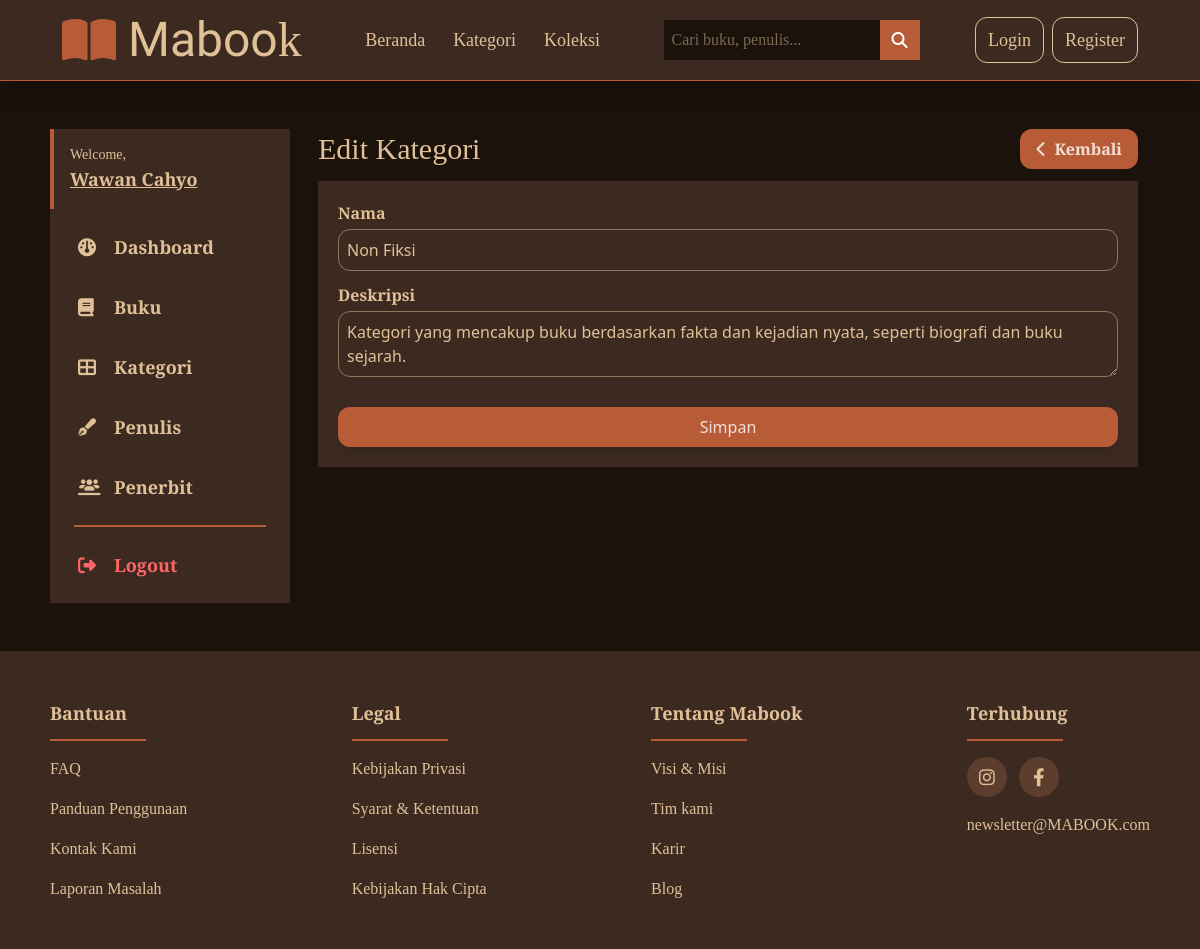
The page /admin/category-update.php?id=4 on the database its author committed.
### tables this page shows
CREATE TABLE `categories` (
  `id` bigint UNSIGNED NOT NULL,
  `name` varchar(255) NOT NULL,
  `description` mediumtext NOT NULL
);

### config/config.php (called while the page is built, shortened)
<?php
$old = $_SESSION['old'] ?? null;

### functions/categories.php (called while the page is built, shortened)
<?php
require_once __DIR__ . '/../config/db.php';
function getCategory($id)
{
    global $conn;
    $stmt = $conn->prepare('SELECT * FROM categories WHERE id = ?');
    $stmt->bind_param('i', $id);
    $stmt->execute();
    return $stmt->get_result()->fetch_assoc();
}

### admin/category-update.php (the view, shortened to what this page needs)
<?php require_once(__DIR__ . '/../config/config.php') ?>
<?php require_once(__DIR__ . '/../functions/categories.php') ?>
<?php
$id = $_GET['id'];
$category = getCategory($id);
?>
<!DOCTYPE html>
<html lang="en">
<head>
    <link rel="stylesheet" href="https://cdnjs.cloudflare.com/ajax/libs/font-awesome/6.4.0/css/all.min.css">
    <link rel="stylesheet" href="/mabook/src/output.css">
</head>
<body class="bg-[url('https://www.transparenttextures.com/patterns/black-paper.png')] bg-[#1A120B]">
    <?php require_once(__DIR__ . '/../include/header.php') ?>
    <div class="w-11/12 max-w-[1200px] mx-auto mt-12 flex items-start gap-4 relative">
        <?php require_once(__DIR__ . '/../include/admin-sidebar.php') ?>
        <div class="w-full px-3">
            <div>
                <div class="font-crimson text-mabook-light flex justify-between items-center">
                    <div class="text-3xl">Edit Kategori</div>
                    <a href="categories.php" class="bg-mabook-midtone text-white/80 py-2 px-4 rounded-xl duration-200 hover:-translate-y-0.5 active:translate-y-1">
                        <div class="flex gap-2 items-center font-semibold">
                            <i class="fas fa-chevron-left"></i>
                            Kembali
                        </div>
                    </a>
                </div>
                <div class="bg-mabook-primary w-full p-5 mt-3">
                    <form action="" method="POST">
                        <div class="mb-3">
                            <label for="name" class="mabook-label">Nama</label>
                            <input type="text" id="name" name="name" value="<?= $old['name'] ?? $category['name'] ?>" class="mabook-form-control" placeholder="Tuliskan nama penulis...">
                        </div>
                        <div class="mb-3">
                            <label for="description" class="mabook-label">Deskripsi</label>
                            <textarea name="description" id="description" placeholder="Tuliskan deskripsi tentang penulis..." class="mabook-form-control"><?= $old['description'] ?? $category['description'] ?></textarea>
                        </div>
                        <button class="mabook-btn-primary mt-3">Simpan</button>
                    </form>
                </div>
            </div>
        </div>
    </div>
    <?php require_once(__DIR__ . '/../include/footer.php') ?>
</body>
</html>

### rows shown on the page
categories: name "Non Fiksi", description "Kategori yang mencakup buku berdasarkan fakta dan kejadian nyata, seperti biografi dan buku sejarah."
